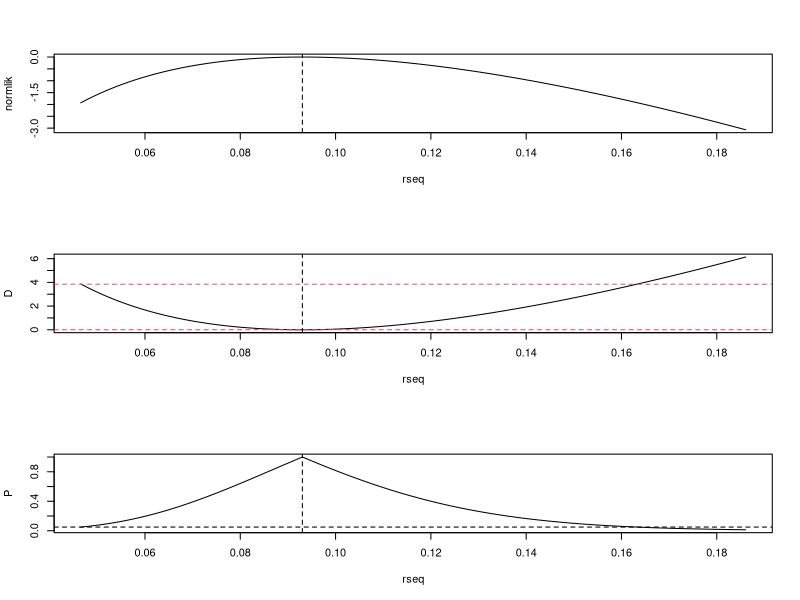

Recreate this plot in R.
n <- 10
a <- rexp(n,.1) #simulated ages
ma <- mean(a)
mle <- 1/ma
rseq <- seq(.5,2,length=100)*mle
normlik <- n*(log(ma) + log(rseq)) + n*(1 - rseq*ma) #normed likelihood
par(mfrow=c(3,1))
plot(rseq,normlik,type='l')
abline(v=mle,lty=2)
D <- -2*normlik         #Deviance
plot(rseq,D,type='l')
abline(v=mle,lty=2)
abline(h=c(qchisq(0.05,1),qchisq(0.95,1)),lty=2,col=2)    #value of D at P = 0.05
P <- 1 - pchisq(D,1)    #P value
plot(rseq,P,type='l')
abline(v=mle,lty=2)
abline(h=.05,lty=2)